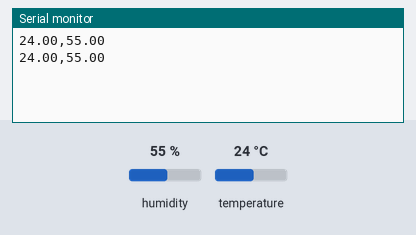
Simulated run of this sketch. Board: Arduino Uno, built with avr-gcc and run on an emulated ATmega328P. On the bench: the last lines printed to the serial monitor. The test bench sets the inputs (shaded band); at power-on: humidity 55 %, temperature 24 °C.

Above: at 5.8 s.
5.9 s: humidity set to 22 %
At 11.3 s:
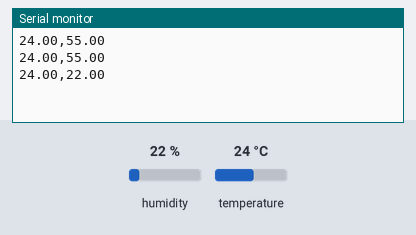
11.9 s: temperature set to 12 °C
At 16.0 s:
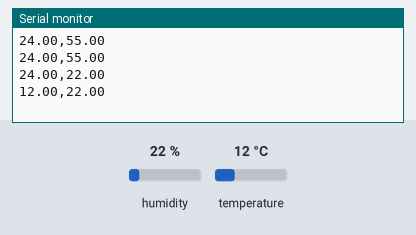
17.9 s: humidity set to 40 %
At 20.7 s:
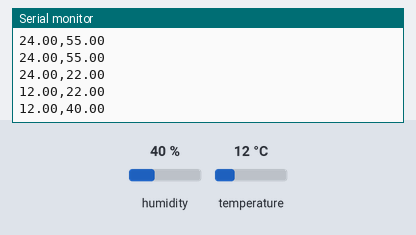
Timing chart, 0 to 22.2 s (numbered marks = the images above; inputs shaded):
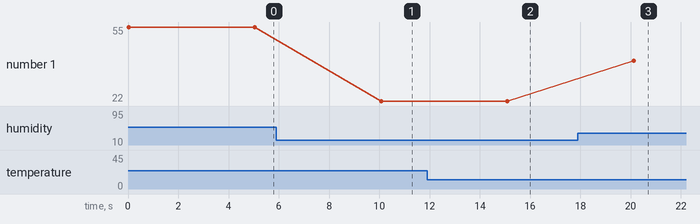

Measured:
- after the input at 5.9 s, the serial monitor: prints a new line after 4.2 s (image 1)
- after the input at 11.9 s, the serial monitor: prints a new line after 3.2 s (image 2)
- after the input at 17.9 s, the serial monitor: prints a new line after 2.2 s (image 3)
- plotted number 1: 55 → 22 after the input at 5.9 s, 22 → 40 after the input at 17.9 s

The sketch:

Sensor.ino
```cpp
#include "DHT.h"

#define DHTPIN 4
#define DHTTYPE DHT11
DHT dht(DHTPIN, DHTTYPE);
void setup() {
  dht.begin();
  Serial.begin(9600);

}

void loop() {
  float temp = dht.readTemperature();
  float hum = dht.readHumidity();

  Serial.print(temp);
  Serial.print(",");
  Serial.println(hum);

  delay(5000);

}
```
